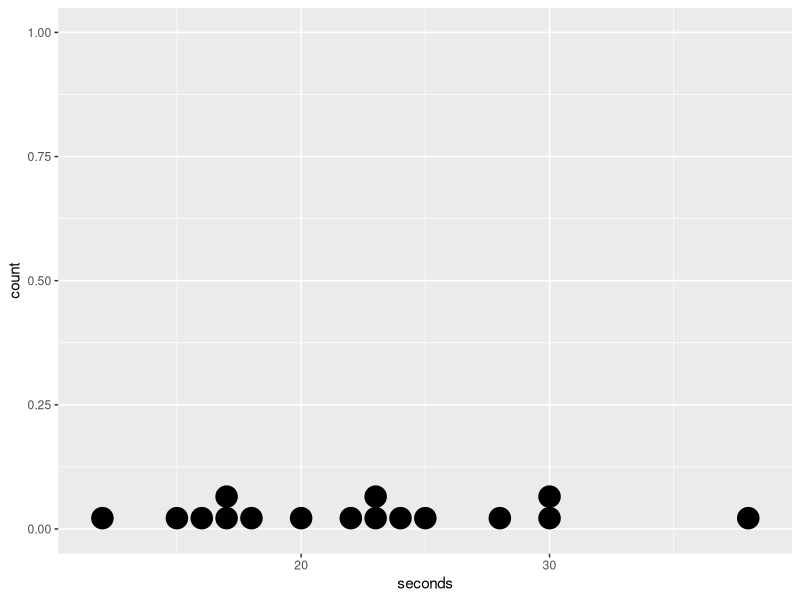
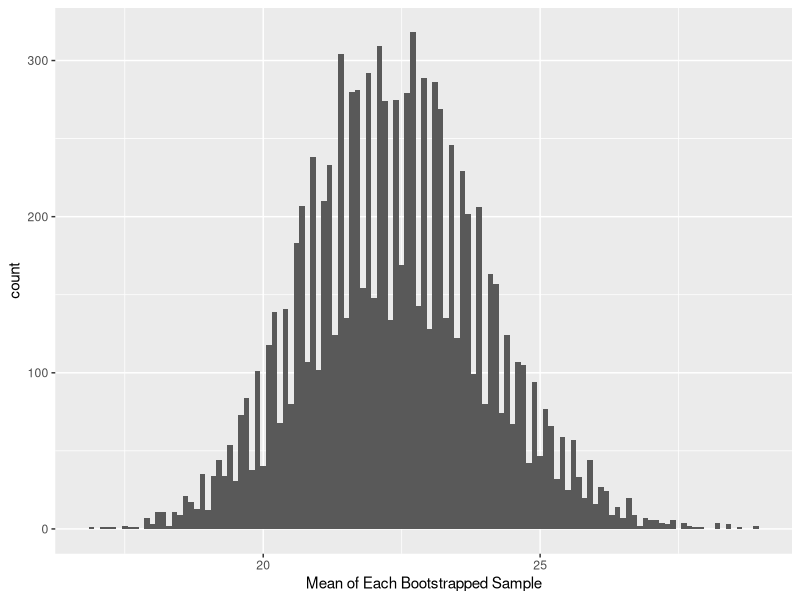
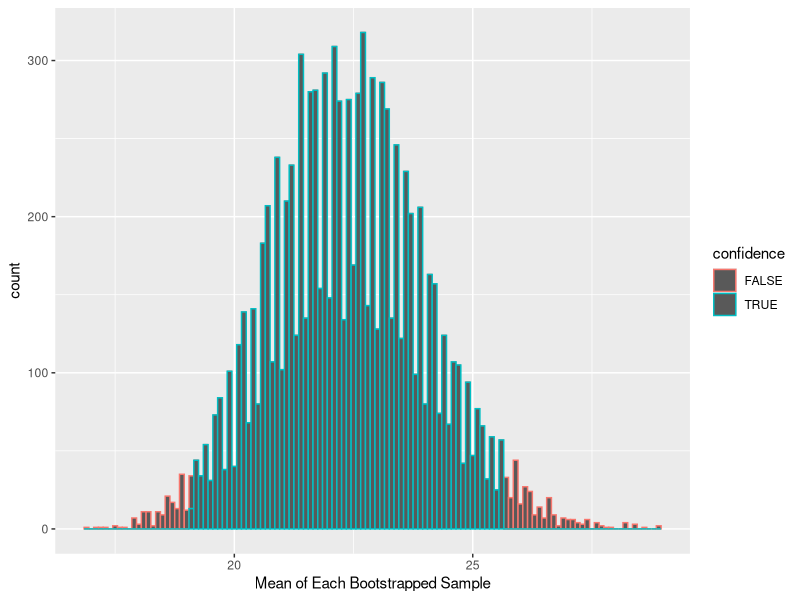
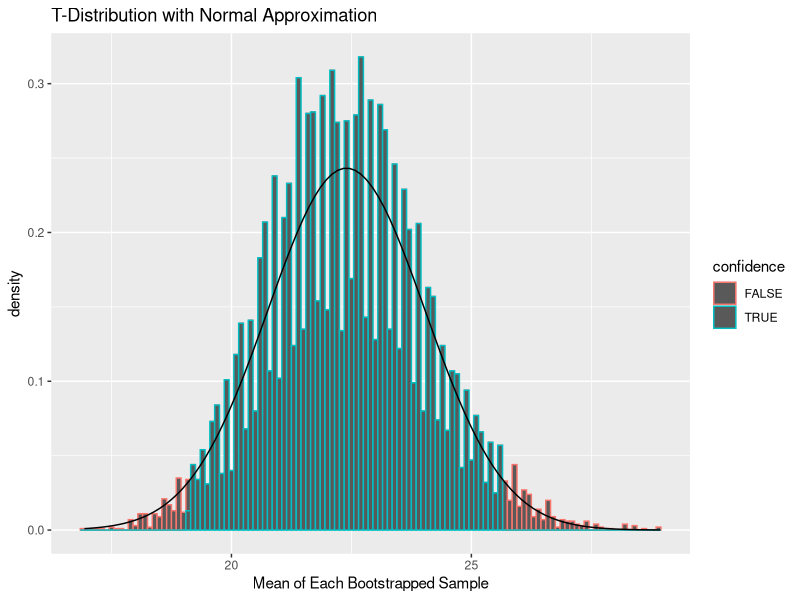

Source code (R) for these figures, in order:
## ---- chunk 1
knitr::opts_chunk$set(echo = TRUE, message = FALSE)
library(tidyverse)
library(boot)
## ---- chunk 2
students <- c(17, 38, 20, 17, 18, 22, 15, 16, 23, 28, 24, 12, 25, 30, 23, 30)
## ---- chunk 3
ggplot(data.frame(students), aes(x = students)) +
  geom_dotplot() +
  xlab("seconds")
## ---- chunk 4
set.seed(123)

one_boot <- sample(students, length(students), replace = T)
one_boot
mean(one_boot)
## ---- chunk 5
hundred_boot <- replicate(100, mean(sample(students, length(students), replace = T)))
mean(hundred_boot)
## ---- chunk 6
boot_tbl <- replicate(10000, mean(sample(students, length(students), replace = T))) %>% 
  as_tibble() %>% rename(t_vals = 1)
ggplot(boot_tbl, aes(t_vals)) +
  geom_histogram(binwidth = 0.1) +
  xlab("Mean of Each Bootstrapped Sample")
## ---- chunk 7
boot_tbl <- boot_tbl %>% mutate(
  confidence = (t_vals <= mean(t_vals) + 2 * sd(t_vals)) & 
    (t_vals >= mean(t_vals) - 2 * sd(t_vals))
)
ggplot(boot_tbl, aes(t_vals)) +
  geom_histogram(aes(color = confidence), binwidth = 0.1) +
  xlab("Mean of Each Bootstrapped Sample")
## ---- chunk 8
boot_tbl <- boot_tbl %>% mutate(
  density = t_vals / length(t_vals)
)

ggplot(boot_tbl, aes(x = t_vals)) +
  geom_histogram(aes(y = (..count.. / (sum(..count..) * 0.1)),
                     color = confidence), binwidth = 0.1) +
  stat_function(fun = dnorm, args = list(mean = mean(boot_tbl$t_vals), 
                                         sd = sd(boot_tbl$t_vals))) +
  xlab("Mean of Each Bootstrapped Sample") +
  ylab("density") +
  labs(title = "T-Distribution with Normal Approximation")
## ---- chunk 9
upper = mean(boot_tbl$t_vals) + 2 * sd(boot_tbl$t_vals)
lower = mean(boot_tbl$t_vals) - 2 * sd(boot_tbl$t_vals)
paste0("(", round(lower, 3), ", ", round(upper, 3), ")")
